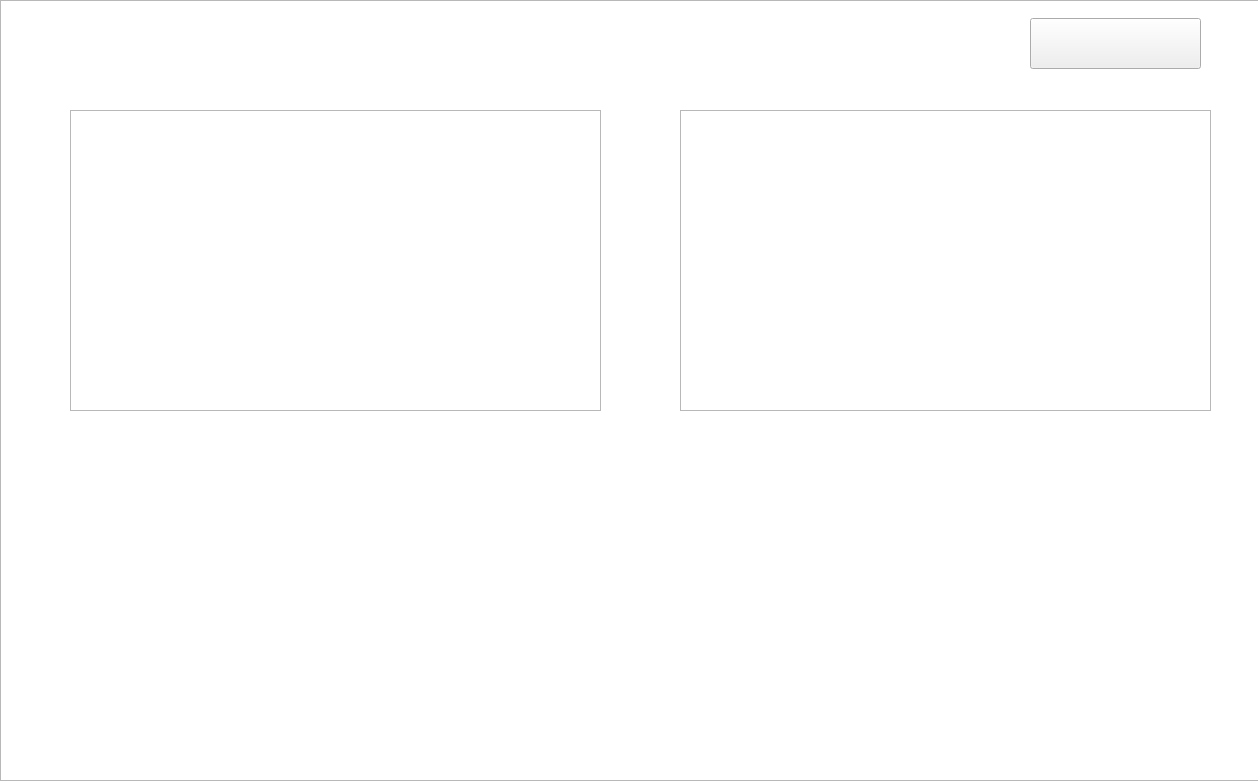
<?xml version="1.0" encoding="UTF-8"?>
<ui version="4.0">
 <class>MainWindow</class>
 <widget class="QMainWindow" name="MainWindow">
  <property name="geometry">
   <rect>
    <x>0</x>
    <y>0</y>
    <width>1258</width>
    <height>781</height>
   </rect>
  </property>
  <property name="windowTitle">
   <string>MainWindow</string>
  </property>
  <property name="styleSheet">
   <string notr="true"># background-image: url(:/overall/image/back.png);</string>
  </property>
  <widget class="QWidget" name="centralwidget">
   <widget class="QLabel" name="label">
    <property name="geometry">
     <rect>
      <x>61</x>
      <y>19</y>
      <width>361</width>
      <height>37</height>
     </rect>
    </property>
    <property name="styleSheet">
     <string notr="true">border-image: url(:/title/image/title/resize.png);
</string>
    </property>
    <property name="text">
     <string/>
    </property>
   </widget>
   <widget class="QLabel" name="label_2">
    <property name="geometry">
     <rect>
      <x>61</x>
      <y>67</y>
      <width>555</width>
      <height>364</height>
     </rect>
    </property>
    <property name="styleSheet">
     <string notr="true">border-image: url(:/overall/image/gray_rectangle.png);
</string>
    </property>
    <property name="text">
     <string/>
    </property>
   </widget>
   <widget class="QLabel" name="label_3">
    <property name="geometry">
     <rect>
      <x>668</x>
      <y>70</y>
      <width>554</width>
      <height>361</height>
     </rect>
    </property>
    <property name="styleSheet">
     <string notr="true">border-image: url(:/overall/image/gray_rectangle.png);
</string>
    </property>
    <property name="text">
     <string/>
    </property>
   </widget>
   <widget class="QLabel" name="label_4">
    <property name="geometry">
     <rect>
      <x>60</x>
      <y>450</y>
      <width>1161</width>
      <height>321</height>
     </rect>
    </property>
    <property name="styleSheet">
     <string notr="true">border-image: url(:/overall/image/gray_rectangle.png);
</string>
    </property>
    <property name="text">
     <string/>
    </property>
   </widget>
   <widget class="QLabel" name="label_7">
    <property name="geometry">
     <rect>
      <x>90</x>
      <y>80</y>
      <width>151</width>
      <height>36</height>
     </rect>
    </property>
    <property name="font">
     <font>
      <family>Dubai</family>
      <pointsize>18</pointsize>
      <weight>75</weight>
      <bold>true</bold>
     </font>
    </property>
    <property name="styleSheet">
     <string notr="true">color: rgb(255, 255, 255);</string>
    </property>
    <property name="text">
     <string>Your Video</string>
    </property>
   </widget>
   <widget class="QLabel" name="label_8">
    <property name="geometry">
     <rect>
      <x>710</x>
      <y>90</y>
      <width>211</width>
      <height>36</height>
     </rect>
    </property>
    <property name="font">
     <font>
      <family>Dubai</family>
      <pointsize>18</pointsize>
      <weight>75</weight>
      <bold>true</bold>
     </font>
    </property>
    <property name="styleSheet">
     <string notr="true">color: rgb(255, 255, 255);</string>
    </property>
    <property name="text">
     <string>Your Trainer</string>
    </property>
   </widget>
   <widget class="QLabel" name="label_9">
    <property name="geometry">
     <rect>
      <x>100</x>
      <y>460</y>
      <width>151</width>
      <height>36</height>
     </rect>
    </property>
    <property name="font">
     <font>
      <family>Dubai</family>
      <pointsize>19</pointsize>
      <weight>75</weight>
      <bold>true</bold>
     </font>
    </property>
    <property name="styleSheet">
     <string notr="true">color: rgb(255, 255, 255);</string>
    </property>
    <property name="text">
     <string>Graph</string>
    </property>
   </widget>
   <widget class="QPushButton" name="home">
    <property name="geometry">
     <rect>
      <x>1030</x>
      <y>18</y>
      <width>171</width>
      <height>51</height>
     </rect>
    </property>
    <property name="styleSheet">
     <string notr="true">border-image: url(:/overall/image/home.png);</string>
    </property>
    <property name="text">
     <string/>
    </property>
   </widget>
   <widget class="QFrame" name="frame2">
    <property name="geometry">
     <rect>
      <x>680</x>
      <y>110</y>
      <width>531</width>
      <height>301</height>
     </rect>
    </property>
    <property name="frameShape">
     <enum>QFrame::StyledPanel</enum>
    </property>
    <property name="frameShadow">
     <enum>QFrame::Raised</enum>
    </property>
   </widget>
   <widget class="QFrame" name="frame1">
    <property name="geometry">
     <rect>
      <x>70</x>
      <y>110</y>
      <width>531</width>
      <height>301</height>
     </rect>
    </property>
    <property name="frameShape">
     <enum>QFrame::StyledPanel</enum>
    </property>
    <property name="frameShadow">
     <enum>QFrame::Raised</enum>
    </property>
   </widget>
   <widget class="QListWidget" name="graph">
    <property name="geometry">
     <rect>
      <x>110</x>
      <y>500</y>
      <width>1081</width>
      <height>261</height>
     </rect>
    </property>
    <property name="styleSheet">
     <string notr="true">background-color: rgba(255, 255, 255, 0);</string>
    </property>
    <property name="frameShape">
     <enum>QFrame::NoFrame</enum>
    </property>
   </widget>
   <widget class="QGraphicsView" name="graphicsView">
    <property name="geometry">
     <rect>
      <x>0</x>
      <y>0</y>
      <width>1271</width>
      <height>781</height>
     </rect>
    </property>
    <property name="styleSheet">
     <string notr="true">background-image: url(:/overall/image/back.png);</string>
    </property>
   </widget>
   <zorder>graphicsView</zorder>
   <zorder>label</zorder>
   <zorder>label_2</zorder>
   <zorder>label_3</zorder>
   <zorder>label_4</zorder>
   <zorder>label_7</zorder>
   <zorder>label_8</zorder>
   <zorder>label_9</zorder>
   <zorder>home</zorder>
   <zorder>frame2</zorder>
   <zorder>frame1</zorder>
   <zorder>graph</zorder>
  </widget>
 </widget>
 <resources>
  <include location="resource.qrc"/>
 </resources>
 <connections/>
</ui>
